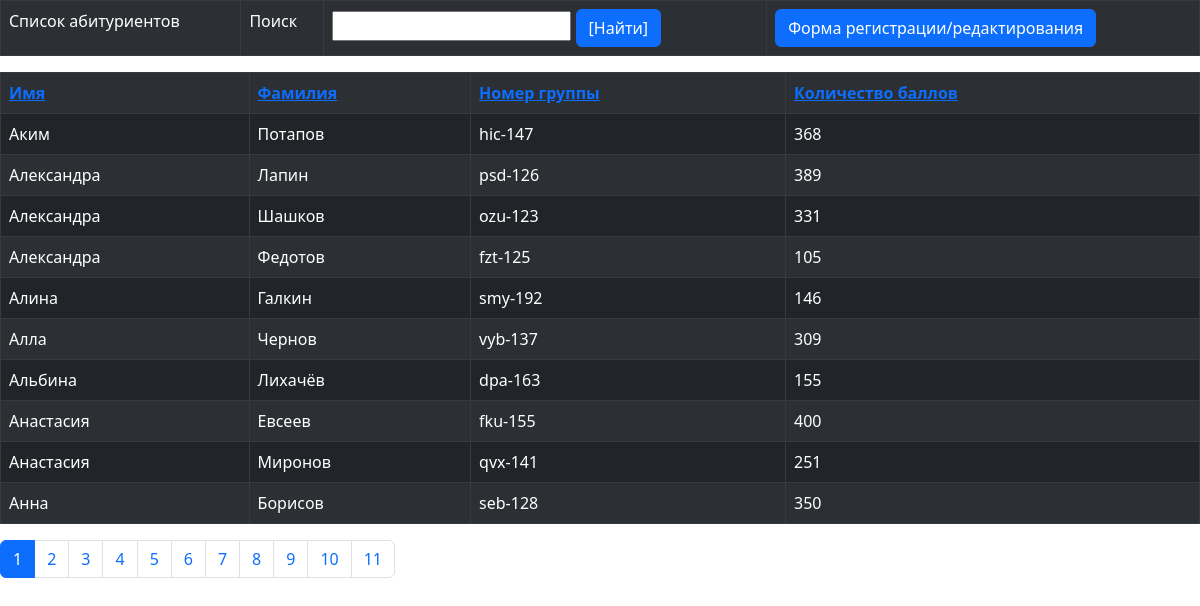
Screenshot of /views/list.php with the database file from the repository.
### tables this page shows
CREATE TABLE `students` (
  `id` int(11) NOT NULL,
  `name` varchar(355) NOT NULL,
  `surname` varchar(355) NOT NULL,
  `groupNumber` varchar(7) NOT NULL,
  `email` varchar(255) NOT NULL,
  `amount` varchar(255) NOT NULL,
  `coockie` text NOT NULL
);

### app/models/TableDataGateway/AbiturientDataGateway.php (called while the page is built, shortened)
<?php
class AbiturientDataGateway
{
    public function setConnection() {
        try {
            $conn = new PDO('mysql:host=localhost;dbname=test', 'root', '');
            $conn->setAttribute(PDO::ATTR_ERRMODE, PDO::ERRMODE_EXCEPTION);
        }
        catch(PDOException $e) {
            echo "Connection failed: " . $e->getMessage();
        }
        return $conn;
    }
    public function getFields($startIndex, $countView) {
        $conn = $this->setConnection();
        $sth = $conn->prepare("SELECT * FROM students ORDER BY name LIMIT $startIndex, $countView");
        $sth->execute();
        $array = $sth->fetchAll(PDO::FETCH_ASSOC);
        return $array;
    }
    public function getCountStudents() {
        $conn = $this->setConnection();
        $sth = $conn->prepare("SELECT COUNT(*) FROM students");
        $sth->execute();
        $count = $sth->fetch(PDO::FETCH_NUM);
        return reset($count);
    }
}

### app/config.php (called while the page is built, shortened)
<?php
$countofview = 10;
$abiturientDataGateway = new AbiturientDataGateway();
$abiturientDataGateway->setConnection();
$count = $abiturientDataGateway->getCountStudents();

### app/models/Pager.php (called while the page is built, shortened)
<?php
class Pager {
    private $totalRecords;
    private $recordsPerPage;
    public function __construct($totalRecords, $recordsPerPage, $link) {
        $this->totalRecords = $totalRecords;
        $this->recordsPerPage = $recordsPerPage;
    }
    public function getTotalPages() {
        if ($this->totalRecords < $this->recordsPerPage) {
            return 1;
        } else {
            $totalPages = ceil($this->totalRecords / $this->recordsPerPage);
            return $totalPages;
        }
    }
}

### views/list.php (the view, shortened to what this page needs)
<!DOCTYPE html>
<html>
<head>
    <link href="https://cdn.jsdelivr.net/npm/bootstrap@5.2.2/dist/css/bootstrap.min.css" rel="stylesheet">
</head>
<body>
    <?php
        include "../app/models/TableDataGateway/AbiturientDataGateway.php";
        include "../app/config.php";
        $abiturientDataGateway = new AbiturientDataGateway();
        $abiturientDataGateway->setConnection();
        $per_page = $countofview;
        $cur_page = 1;
        $start = ($cur_page - 1) * $per_page;
        if (isset($_GET['search'])) $search=$_GET['search']; else $search='';
        $sort = @$_GET['sort'];
        if(!empty($sort)) {
            if (array_key_exists($sort, $sort_list)) {
                $sort_sql = $sort_list[$sort];
            } else {
                $sort_sql = reset($sort_list);
            }
            if(!empty($search)) {
                $lastestsAbiturients = $abiturientDataGateway->getSortFindFields($start, $per_page, $sort_sql, $search);
            }
            else {
                $lastestsAbiturients = $abiturientDataGateway->getSortFields($start, $per_page, $sort_sql);
            }
        }
        else {
            if(!empty($search)) {
                $lastestsAbiturients = $abiturientDataGateway->findFields($start, $per_page, $search);
            }
            else {
                $lastestsAbiturients = $abiturientDataGateway->getFields($start, $per_page);
            }
        }
        function sort_link_th($title, $a, $b) {
            $sort = @$_GET['sort'];
            $page = @$_GET['page'];
            if ($sort == $a) {
                $GLOBALS['sortlink'] = '&sort=' . @$_GET['sort'];
                if(!empty($GLOBALS['search'])) {
                    return '<a class="active" href="?search='. $GLOBALS['search'] .'&page='. $page .'&sort=' . $b . '">' . $title . ' <i>▲</i></a>';
                }
                else {
                    return '<a class="active" href="?page='. $page .'&sort=' . $b . '">' . $title . ' <i>▲</i></a>';
                }
            } else {
                if(!empty($GLOBALS['search'])) {
                    return '<a href="?search='. $GLOBALS['search'] .'&page='. $page .'&sort=' . $a . '">' . $title . '</a>';
                }
                else {
                    return '<a href="?page='. $page .'&sort=' . $a . '">' . $title . '</a>';
                }
            }
        }
    ?>
        <div class="table-responsive">
            <table class="table table-striped table-dark table-bordered"">
            <tr>
			    <td>Список абитуриентов</td>
			    <td>Поиск</td>
                <td>
                    <form class = "searchForm" name="searchForm" method="get" action="list.php">
                        <input type="text" name="search">
			            <input type="submit"  class="btn btn-primary" value="[Найти]">
                    </form>
                </td>
                <td>
                    <a href="../index.php"  class="btn btn-primary">Форма регистрации/редактирования</a>
                </td>
		    </tr>
            </table>
        </div>
        <div class="table-responsive">
        <table class="table table-striped table-dark table-bordered">
            <tr>
                <th><?php echo sort_link_th('Имя', 'name_asc', 'name_desc'); ?></th>
                <th><?php echo sort_link_th('Фамилия', 'surname_asc', 'surname_desc'); ?></th>
                <th><?php echo sort_link_th('Номер группы', 'groupNumber_asc', 'groupNumber_desc'); ?></th>
                <th><?php echo sort_link_th('Количество баллов', 'amount_asc', 'amount_desc'); ?></th>
            </tr>
        <?php foreach ($lastestsAbiturients as $abiturient): ?>
            <tr>
                <td><?php echo $abiturient['name'] ?></td>
                <td><?php echo $abiturient['surname'] ?></td>
                <td><?php echo $abiturient['groupNumber'] ?></td>
                <td><?php echo $abiturient['amount'] ?></td>
            </tr>
        <?php endforeach; ?>
        </table>
        </div>
    <?php
        include "../app/config.php";
        include "../app/models/Pager.php";
        if(isset($_GET['search'])) {
            $Pager = new Pager($count, $countofview, 'list.php?search='.$GLOBALS['search'].'&page={1}');
        }
        else {
            $Pager = new Pager($count, $countofview, 'list.php?page={1}');
        }
    ?>
    <ul class="pagination">
        <?php for($i = 1; $i<=$Pager->getTotalPages(); $i++) { ?>
            <?php if ($i == $GLOBALS['cur_page']): ?>
                <li  class="page-item active"><a class="page-link" href="list.php?search=<?=$GLOBALS['search']?>&page=<?=$i.$GLOBALS['sortlink'];?>"><?=$i;?></a> </li>
            <?php continue; ?>
            <?php endif; ?>
            <li  class="page-item"><a class="page-link" href="list.php?search=<?=$GLOBALS['search']?>&page=<?=$i.$GLOBALS['sortlink'];?>"><?=$i;?></a> </li>
        <?php } ?>
    </ul>
</body>
</html>

### rows the page displays
students: name "Аким", surname "Потапов", groupNumber "hic-147", amount "368"
students: name "Александра", surname "Лапин", groupNumber "psd-126", amount "389"
students: name "Александра", surname "Шашков", groupNumber "ozu-123", amount "331"
students: name "Александра", surname "Федотов", groupNumber "fzt-125", amount "105"
students: name "Алина", surname "Галкин", groupNumber "smy-192", amount "146"
students: name "Алла", surname "Чернов", groupNumber "vyb-137", amount "309"
students: name "Альбина", surname "Лихачёв", groupNumber "dpa-163", amount "155"
students: name "Анастасия", surname "Евсеев", groupNumber "fku-155", amount "400"
students: name "Анастасия", surname "Миронов", groupNumber "qvx-141", amount "251"
students: name "Анна", surname "Борисов", groupNumber "seb-128", amount "350"

### other values shown
$title "Имя Фамилия Номер группы Количество баллов"
